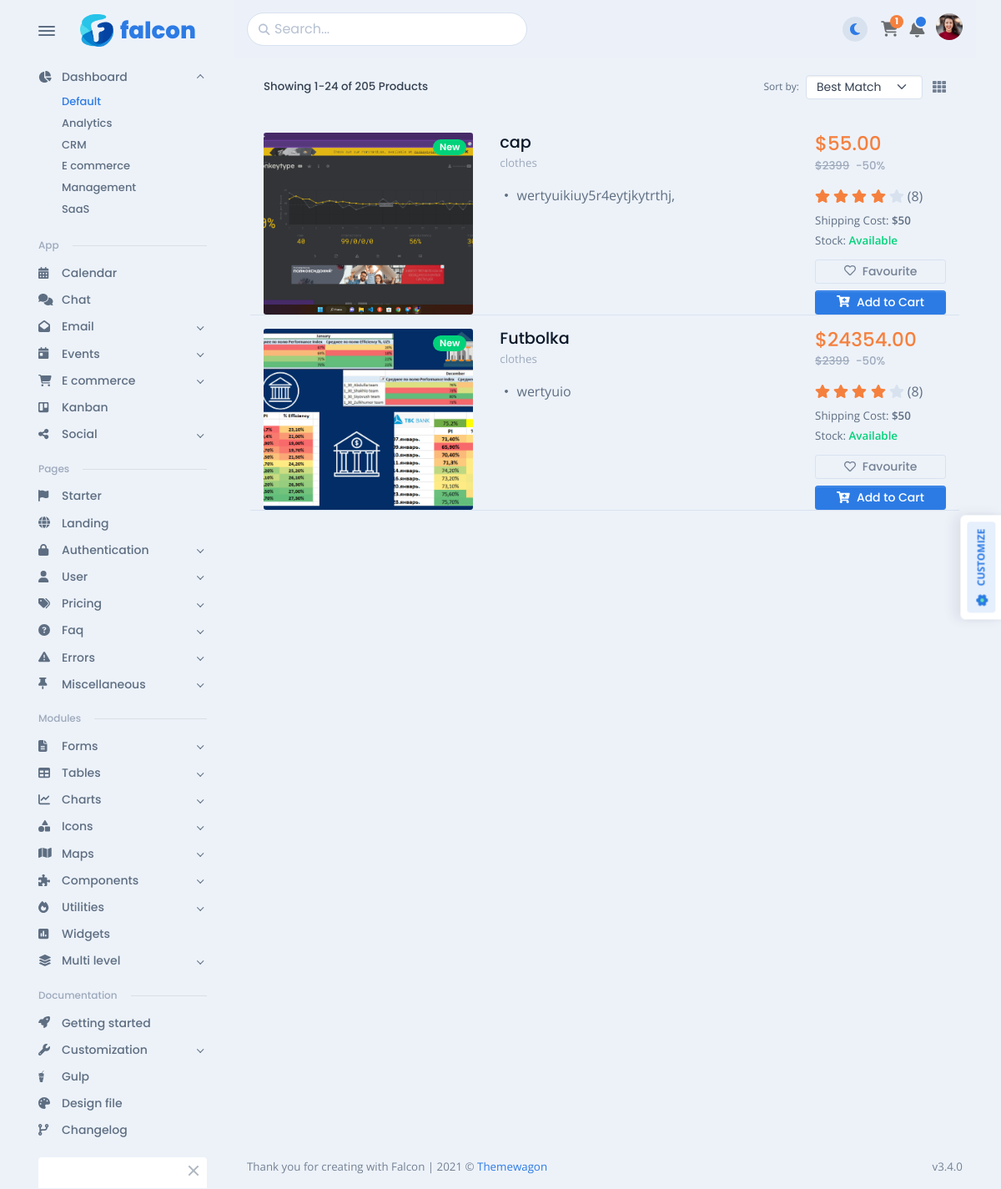
/product_list/, run on an earlier commit of the app's database.
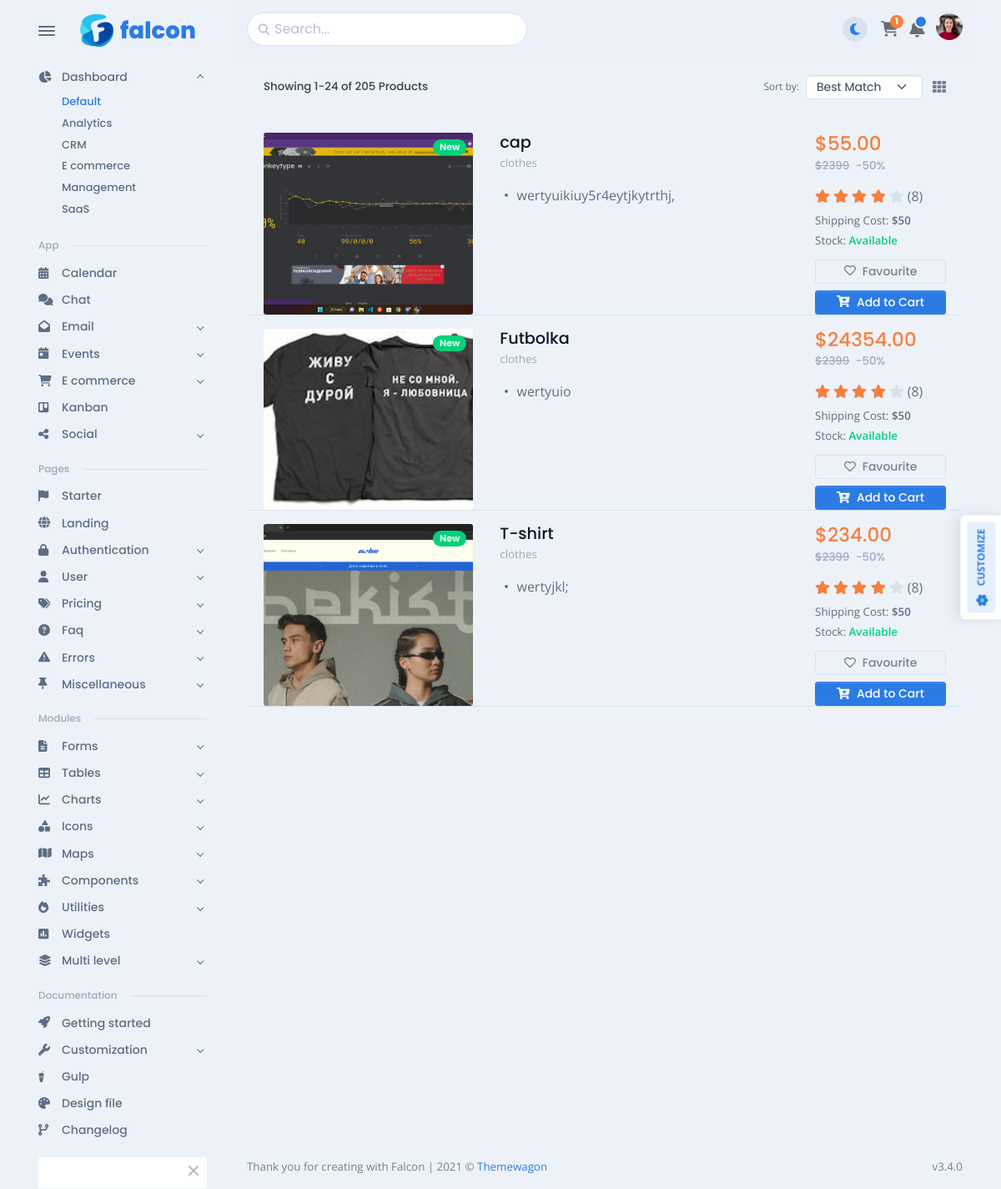
And on a later commit of the database.
### eccomerce/models.py (models this page shows, shortened)
class TimeStampedModel(models.Model):
    created_at = models.DateTimeField(auto_now_add=True)
    updated_at = models.DateTimeField(auto_now=True)
    class Meta:
        abstract = True

class Product(TimeStampedModel):
    category = models.ForeignKey(Category, on_delete=models.SET_NULL, blank=True, null=True)
    name = models.CharField(max_length=100, null=True)
    description = models.TextField(null=True, blank=True)
    image = models.ImageField(upload_to='product_img/', blank=True, null=True)
    price = models.DecimalField(decimal_places=2, max_digits=8)
    info = models.TextField(max_length=255, null=True, blank=True)
    size = models.CharField(max_length=100, null=True, blank=True)

class Category(TimeStampedModel):
    name = models.CharField(max_length=100)
    description = models.TextField(null=True, blank=True)
    def __str__(self):
        return self.name

### eccomerce/views.py (the view)
# urls.py: path('product_list/', views.product_list, name='product_list'),
def product_list(request):
    products = Product.objects.all()
    context = {'products': products}
    return render(request, 'store/e-commerce/product/product-list.html', context)

### templates/store/e-commerce/product/product-list.html (shortened to what this page needs)
{% extends 'base.html' %}
{% load static %}
{% block content %}
<div class="card-body">
    <div class="row flex-between-center">
        <div class="col-sm-auto mb-2 mb-sm-0">
            <h6 class="mb-0">Showing 1-24 of 205 Products</h6>
        </div>
        <div class="col-sm-auto">
            <div class="row gx-2 align-items-center">
                <div class="col-auto">
                    <form class="row gx-2">
                        <div class="col-auto"><small>Sort by: </small></div>
                        <div class="col-auto">
                            <select class="form-select form-select-sm" aria-label="Bulk actions">
                                <option selected="">Best Match</option>
                            </select>
                        </div>
                    </form>
                </div>
                <div class="col-auto pe-0"><a class="text-600 px-1" href="{% url 'store:store' %}"
                                              data-bs-toggle="tooltip" title="" data-bs-original-title="Product Grid"
                                              aria-label="Product Grid">
                    </a></div>
            </div>
        </div>
    </div>
</div>
<div class="col-12 p-card">
    {% for product in products %}
    <div class="row">
        <div class="col-sm-5 col-md-4">
            <div class="position-relative h-sm-100"><a class="d-block h-100"
                                                       href="{% url 'store:product_details' %}"><img
                    class="img-fluid fit-cover w-sm-100 h-sm-100 rounded-1 absolute-sm-centered"
                    src="{{ product.image.url }}" alt=""></a>
                <div class="badge rounded-pill bg-success position-absolute top-0 end-0 me-2 mt-2 fs--2 z-index-2">New
                </div>
            </div>
        </div>
        <div class="col-sm-7 col-md-8">
            <div class="row">
                <div class="col-lg-8">
                    <h5 class="mt-3 mt-sm-0"><a class="text-dark fs-0 fs-lg-1" href="{% url 'store:product_details' %}">{{product.name}}</a>
                    </h5>
                    <p class="fs--1 mb-2 mb-md-3"><a class="text-500" href="#!">{{ product.category }}</a></p>
                    <ul class="list-unstyled d-none d-lg-block">
                        <li>
                            <span>{{product.info}}</span>
                        </li>
                    </ul>
                </div>
                <div class="col-lg-4 d-flex justify-content-between flex-column">
                    <div>
                        <h4 class="fs-1 fs-md-2 text-warning mb-0">${{product.price}}</h4>
                        <h5 class="fs--1 text-500 mb-0 mt-1">
                            <del>$2399</del>
                            <span class="ms-1">-50%</span>
                        </h5>
                        <div class="mb-2 mt-3">
                            <span
                                class="ms-1">(8)</span>
                        </div>
                        <div class="d-none d-lg-block">
                            <p class="fs--1 mb-1">Shipping Cost: <strong>$50</strong></p>
                            <p class="fs--1 mb-1">Stock: <strong class="text-success">Available</strong>
                            </p>
                        </div>
                    </div>
                    <div class="mt-2"><a class="btn btn-sm btn-outline-secondary border-300 d-lg-block me-2 me-lg-0"
                                         href="#!">
                        <span
                            class="ms-2 d-none d-md-inline-block">Favourite</span></a><a
                            class="btn btn-sm btn-primary d-lg-block mt-lg-2" href="#!">
                        <span
                            class="ms-2 d-none d-md-inline-block">Add to Cart</span></a></div>
                </div>
            </div>
        </div>
        <hr>
    </div>
    {% endfor %}
</div>
{% endblock %}

What changed in the data, as far as the page shows it:
changed Product "Futbolka": image: a different picture
added Product: image (picture), name "T-shirt", category "clothes", info "wertyjkl;", price "234.00"
